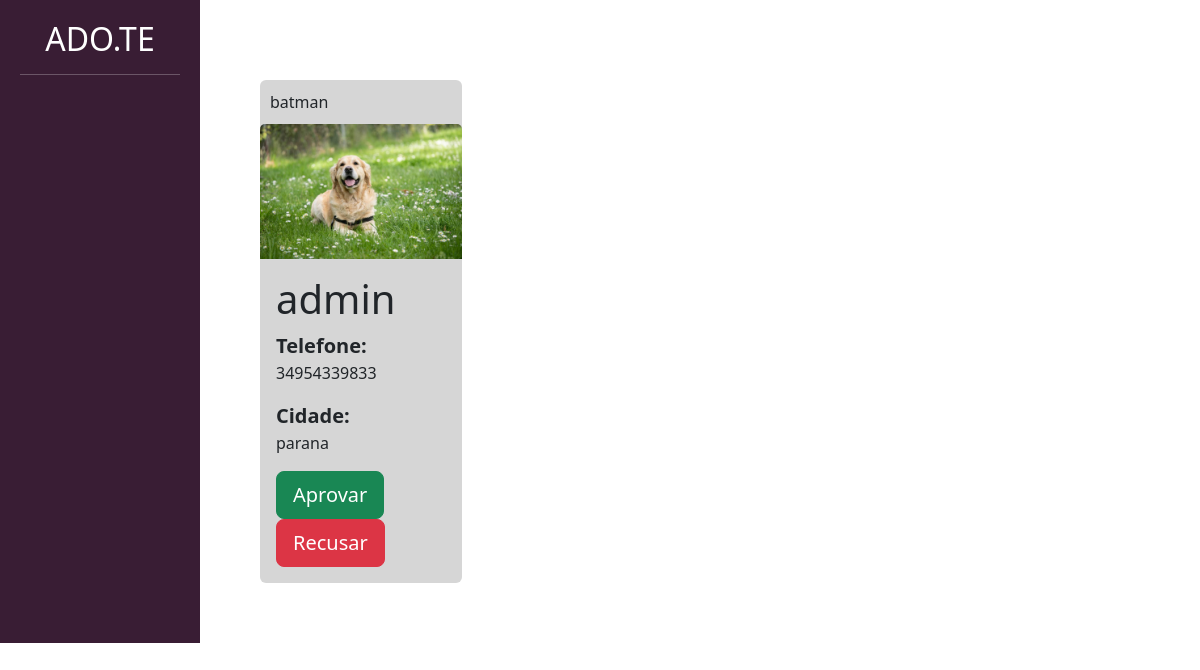
The app's page /divulgar/ver_pedido_adocao/ (signed in) with its own data.
### adotar/models.py (models this page shows, shortened)
class PedidoAdocao(models.Model):
    choices_status = (
        ('AG', 'Aguardando aprovação'),
        ('AP', 'Aprovado'),
        ('R', 'Recusado')
    )
    pet = models.ForeignKey(Pet, on_delete=models.DO_NOTHING)
    usuario = models.ForeignKey(User, on_delete=models.DO_NOTHING)
    data = models.DateTimeField()
    status = models.CharField(max_length=2, choices=choices_status, default='AG')

### divulgar/models.py (models this page shows, shortened)
class Pet(models.Model):
    choices_status = (('P', 'Para adoção'), ('A', 'Adotado'))
    usuario = models.ForeignKey(User, on_delete=models.DO_NOTHING)
    foto = models.ImageField(upload_to="fotos_pets")
    nome = models.CharField(max_length=100)
    descricao = models.TextField()
    estado = models.CharField(max_length=50)
    cidade = models.CharField(max_length=50)
    telefone = models.CharField(max_length=14)
    tags = models.ManyToManyField(Tag)
    raca = models.ForeignKey(Raca,on_delete=models.DO_NOTHING)
    status = models.CharField(max_length=1, choices=choices_status, default='P')

### divulgar/views.py (the view)
# urls.py: path('ver_pedido_adocao/', views.ver_pedido_adocao, name="ver_pedido_adocao"),
def ver_pedido_adocao(request):
    if request.method == "GET":
        pedidos = PedidoAdocao.objects.filter(usuario=request.user).filter(status="AG")
        return render(request, 'ver_pedido_adocao.html', {'pedidos':pedidos})

### divulgar/templates/ver_pedido_adocao.html (shortened to what this page needs)
{% load static %}
<!doctype html>
<html lang="pt-BR">
    <head>
    <link href="https://cdn.jsdelivr.net/npm/bootstrap@5.3.0-alpha1/dist/css/bootstrap.min.css" rel="stylesheet">
    <link href="{% static 'usuarios/css/cadastro.css' %}" rel="stylesheet">
    <link href="{% static 'divulgar/css/novo_pet.css' %}" rel="stylesheet">
    <link href="{% static 'divulgar/css/seus_pet.css' %}" rel="stylesheet">
    <link href="{% static 'adotar/css/listar_pets.css' %}" rel="stylesheet">
    </head>
    <body>
        <div class="container-fluid">
            <div class="row">
                <div class="col-md-2 bg-side-plataforma sidebar">
                    <h2>ADO.TE</h2>
                    <hr>
                </div>
                <div style="padding:60px" class="col-md">
                    <div class="row">
                        {% for pedido in pedidos %}
                            <div class="col-md-3" style="margin-top: 20px;">
                                <div class="card" style="background-color: #D6D6D6; border:none;">
                                    <div style="padding:10px">
                                        <span clas="span-bold">{{pedido.pet.nome}}</span>
                                    </div>
                                    <img class="card-img-top" src="{{pedido.pet.foto.url}}">
                                    <div class="card-body">
                                        <h1 class="card-title">{{pedido.usuario.username}}</h1>
                                        <span class="span-bold2">Telefone:</span>
                                        <p>{{pedido.pet.telefone}}</p>
                                        <span class="span-bold2">Cidade:</span>
                                        <p>{{pedido.pet.cidade}}</p>
                                        <a href="{% url 'processa_pedido_adocao' pedido.id %}?status=A " class="btn btn-success btn-lg">Aprovar</a>
                                        <a href="{% url 'processa_pedido_adocao' pedido.id %}?status=R" class="btn btn-danger btn-lg">Recusar</a>
                                    </div>
                                </div>
                            </div>
                        {% endfor %}
                    </div>
                </div>
            </div>
        </div>
    </body>
</html>

### templates/static/divulgar/css/novo_pet.css (style rules this page uses)
.sidebar { text-align: center; padding: 20px; }

### templates/static/adotar/css/listar_pets.css (style rules this page uses)
.span-bold2 { font-weight: bold; font-size: 20px; }
.bg-side-plataforma { background-color: #391D34; color: white; }

### records on screen
PedidoAdocao: pet.nome "batman", pet.foto (picture), usuario.username "admin", pet.telefone "34954339833", pet.cidade "parana"
